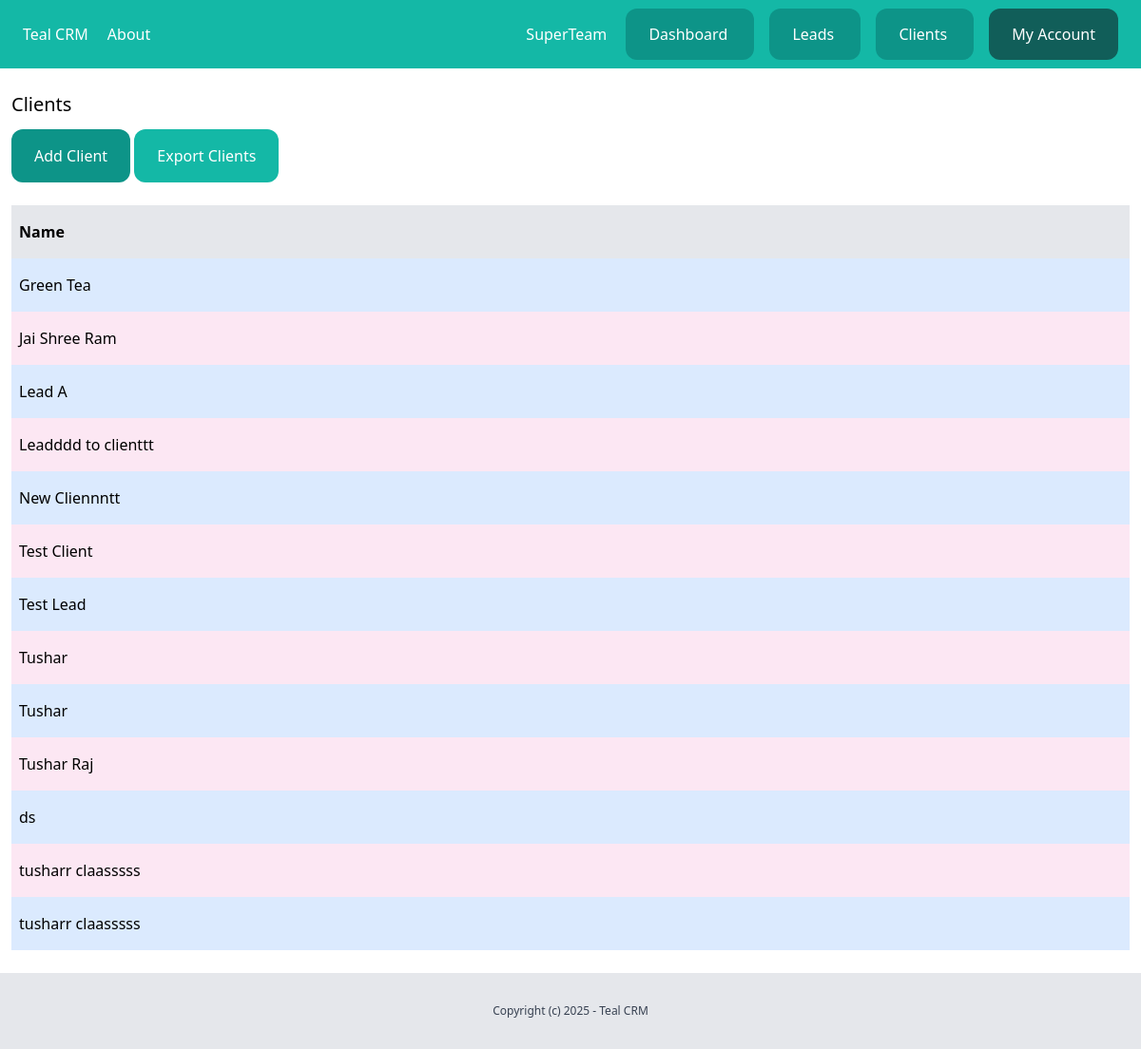
The app's page /dashboard/clients/ (signed in), older data.
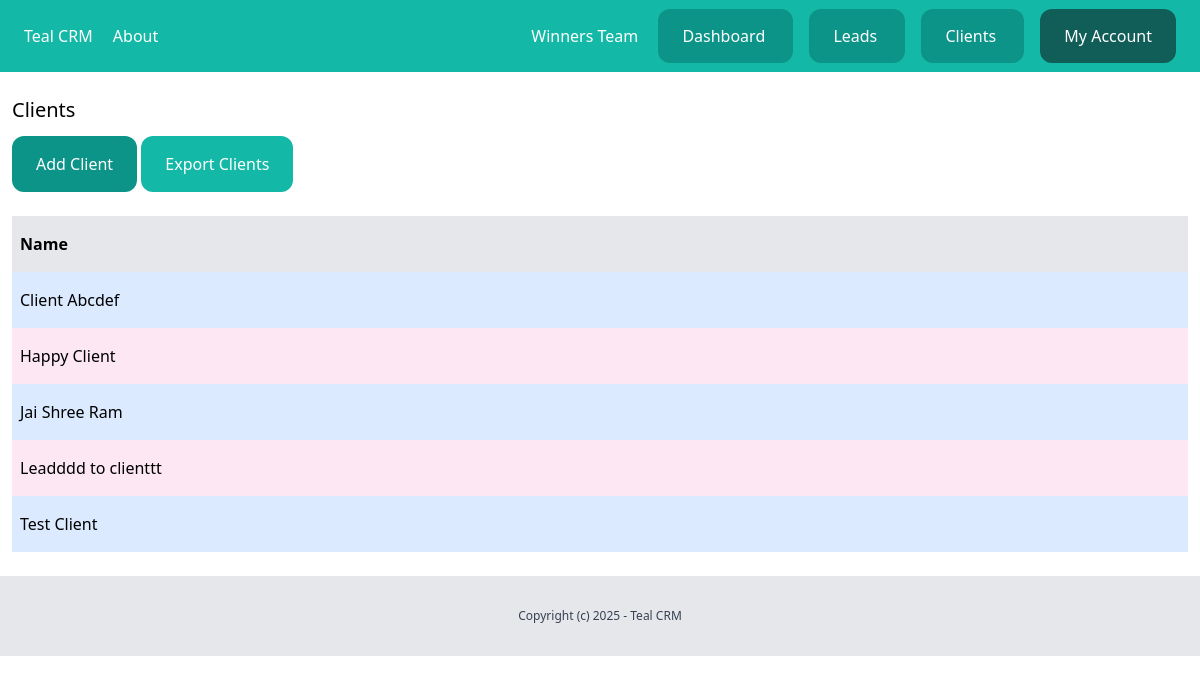
The same page, newer data.
### team/models.py (models this page shows)
class Team(models.Model):
    plan = models.ForeignKey(Plan,related_name='teams',on_delete=models.CASCADE, null=True, blank=True)
    name = models.CharField(max_length=255)
    created_by = models.ForeignKey(User,related_name='created_teams' ,on_delete=models.CASCADE)
    created_at = models.DateTimeField(auto_now_add=True)
    members = models.ManyToManyField(User)
    def __str__(self):
        return self.name

### client/models.py (models this page shows, shortened)
class Client(models.Model):
    team = models.ForeignKey(Team, related_name='clients', on_delete=models.CASCADE)
    name=models.CharField(max_length=255)
    email=models.EmailField()
    description=models.TextField(blank=True,null=True)
    created_by = models.ForeignKey(User, related_name='clients', on_delete=models.CASCADE)
    created_at = models.DateTimeField(auto_now_add=True)
    modified_at = models.DateTimeField(auto_now=True)
    class Meta:
        ordering=('name',)

### client/views.py (the view)
# urls.py: path('',views.clients_list,name='list'),
@login_required
def clients_list(request):
    clients= Client.objects.filter(created_by=request.user)
    return render(request,'clients/clients_list.html',{'clients':clients})

### team/context_processors.py (called while the page is built)
def active_team(request):
    active_team = None  # Default to None
    if request.user.is_authenticated:
        user_profile = getattr(request.user, 'userprofile', None)  # Safely access userprofile
        if user_profile and user_profile.active_team:
            active_team = user_profile.active_team
        else:
            active_team = Team.objects.filter(created_by=request.user).first()
    return {'active_team': active_team}

### client/templates/clients/clients_list.html (shortened to what this page needs)
{% extends 'core/base.html' %}
{% block content %}
<div class="px-3 py-6">
    <h1 class="text-xl mb-3">Clients</h1>
    <a href="{% url 'clients:add' %}" class="inline-block py-4 px-6 bg-teal-600 rounded-xl text-white">
        Add Client
    </a>
    <a href="{% url 'clients:export' %}" class="inline-block py-4 px-6 bg-teal-500 rounded-xl text-white">
        Export Clients
    </a>
    <div class="mt-6  flex justify-between">
        <p class="py-4 px-2 bg-gray-200 font-semibold w-full">Name</p>
    </div>
    {% for client in clients %}
    <div class="flex justify-between">
        <p class="py-4 px-2 w-full {% cycle 'bg-blue-100' 'bg-pink-100'  %}">
            <a href="{% url 'clients:detail' client.id %}"> {{client.name}} </a></a>
        </p>
    </div>
    {% empty %}
    <p class="px-2 mt-3">There are no clients in the Database Right Now</p>
    {% endfor %}
</div>
{% endblock %}

### core/templates/core/partials/nav.html (shortened to what this page needs)
<nav class="px-6 py-6 bg-teal-500 flex justify-between">
    <div class="space-x-4">
        <a href="/" class="text-white">
            Teal CRM
        </a>
        <a href="{% url 'about' %}" class="text-white">
            About
        </a>
    </div>
    <div class="space-x-4">
        {% if request.user.is_authenticated %}
        <a href="{% url 'team:detail' active_team.id %}" class="text-white">
            {{active_team}}
        </a>
        <a href="{% url 'dashboard:index' %}" class="py-4 px-6 bg-teal-600 rounded-xl text-white">
            Dashboard
        </a>
        <a href="{% url 'leads:list' %}" class="py-4 px-6 bg-teal-600 rounded-xl text-white">
            Leads
        </a>
        <a href="{% url 'clients:list' %}" class="py-4 px-6 bg-teal-600 rounded-xl text-white">
            Clients
        </a>
        <a href="{% url 'userprofile:myaccount' %}" class="py-4 px-6 bg-teal-800 rounded-xl text-white">
            My Account
        </a>
        {% endif %}
    </div>
</nav>

Row changes from the older to the newer data that the page shows:
no longer on this page (row edited): Team: name "SuperTeam"
removed Client: name "Green Tea"
removed Client: name "Lead A"
removed Client: name "New Cliennntt"
removed Client: name "Test Lead"
removed Client: name "Tushar"
removed Client: name "Tushar"
removed Client: name "Tushar Raj"
removed Client: name "ds"
removed Client: name "tusharr claasssss"
removed Client: name "tusharr claasssss"
now on this page (row edited): Team: name "Winners Team"
added Client: name "Client Abcdef"
added Client: name "Happy Client"
